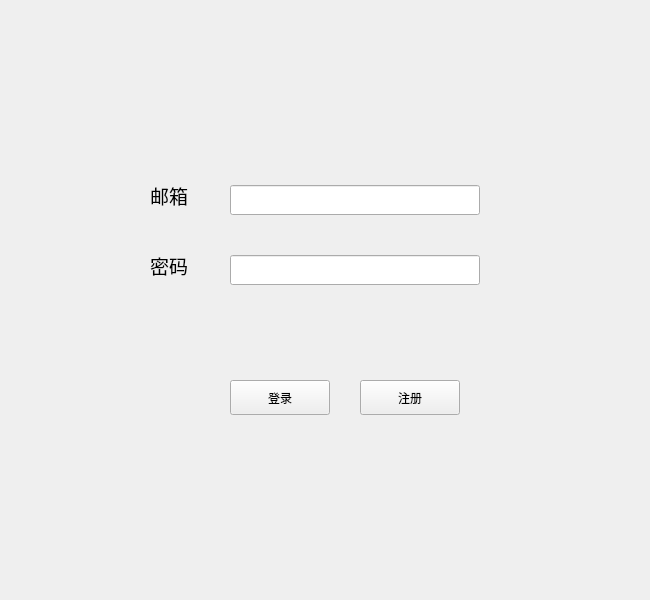
<?xml version="1.0" encoding="UTF-8"?>
<ui version="4.0">
 <class>memberwidget</class>
 <widget class="QWidget" name="memberwidget">
  <property name="geometry">
   <rect>
    <x>0</x>
    <y>0</y>
    <width>650</width>
    <height>600</height>
   </rect>
  </property>
  <property name="windowTitle">
   <string>会员功能</string>
  </property>
  <widget class="QPushButton" name="regButton">
   <property name="geometry">
    <rect>
     <x>360</x>
     <y>380</y>
     <width>100</width>
     <height>35</height>
    </rect>
   </property>
   <property name="text">
    <string>注册</string>
   </property>
  </widget>
  <widget class="QLabel" name="label">
   <property name="geometry">
    <rect>
     <x>150</x>
     <y>180</y>
     <width>80</width>
     <height>30</height>
    </rect>
   </property>
   <property name="font">
    <font>
     <pointsize>14</pointsize>
    </font>
   </property>
   <property name="text">
    <string>邮箱</string>
   </property>
  </widget>
  <widget class="QLineEdit" name="emailLineEdit">
   <property name="geometry">
    <rect>
     <x>230</x>
     <y>185</y>
     <width>250</width>
     <height>30</height>
    </rect>
   </property>
  </widget>
  <widget class="QLabel" name="label_2">
   <property name="geometry">
    <rect>
     <x>150</x>
     <y>250</y>
     <width>80</width>
     <height>30</height>
    </rect>
   </property>
   <property name="font">
    <font>
     <pointsize>14</pointsize>
    </font>
   </property>
   <property name="text">
    <string>密码</string>
   </property>
  </widget>
  <widget class="QLineEdit" name="passwordLineEdit">
   <property name="geometry">
    <rect>
     <x>230</x>
     <y>255</y>
     <width>250</width>
     <height>30</height>
    </rect>
   </property>
  </widget>
  <widget class="QPushButton" name="loginButton">
   <property name="geometry">
    <rect>
     <x>230</x>
     <y>380</y>
     <width>100</width>
     <height>35</height>
    </rect>
   </property>
   <property name="text">
    <string>登录</string>
   </property>
  </widget>
 </widget>
 <resources/>
 <connections/>
</ui>
